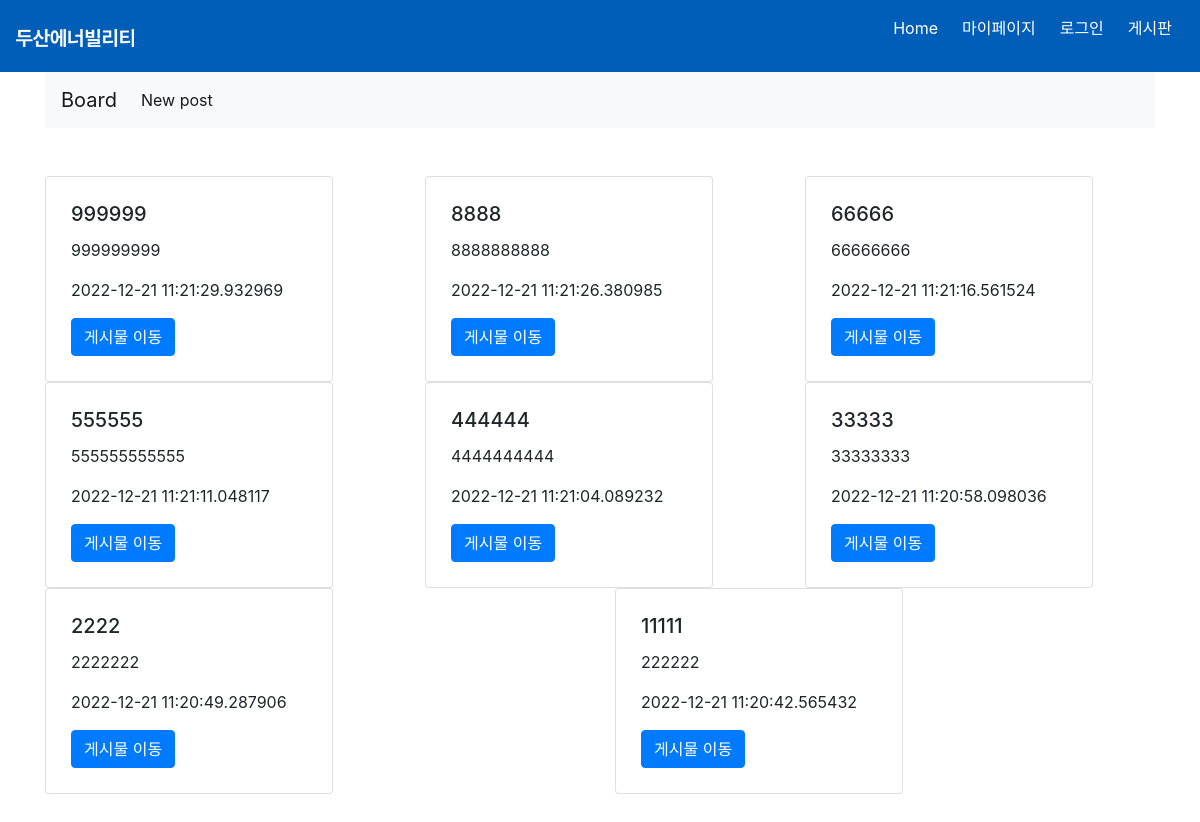
Page /board on the earlier database version.
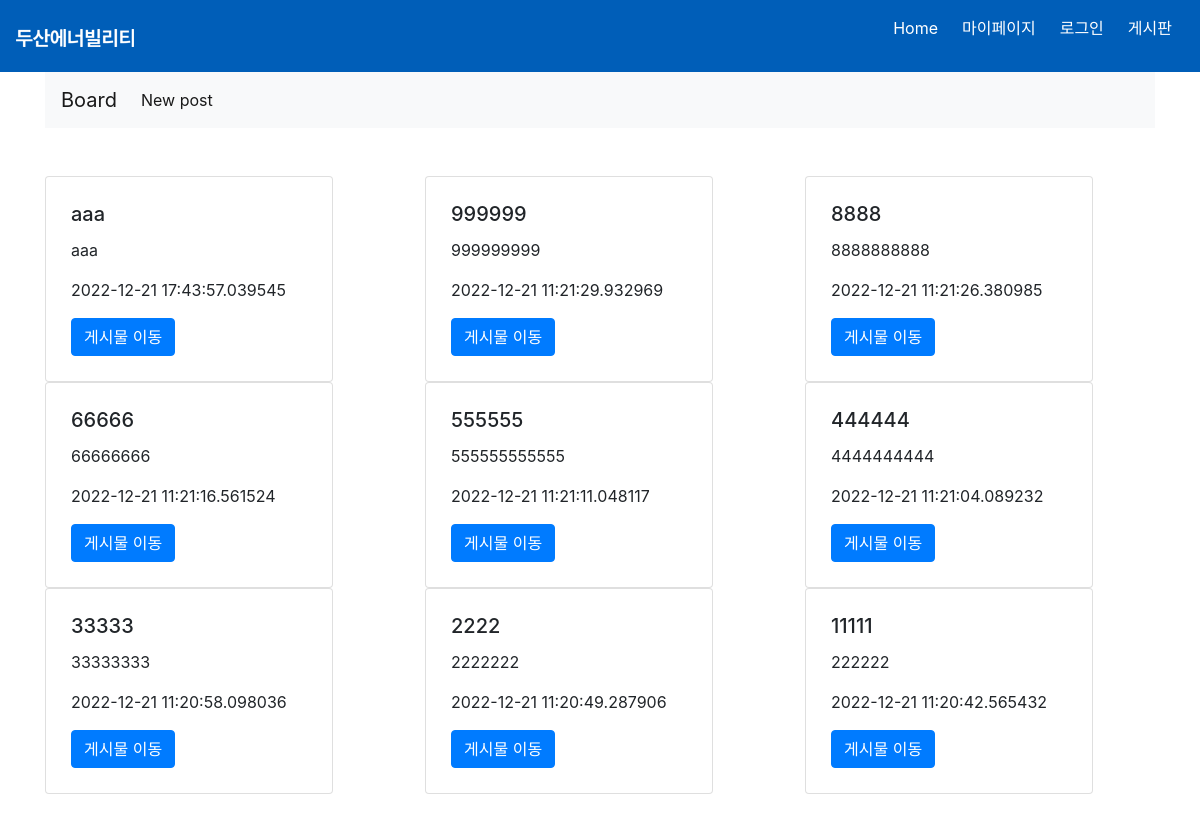
Same page on the later database version.
### website/models.py (models this page shows, shortened)
class Post(db.Model):
    __tablename__ = "posts"
    id = db.Column(db.Integer, primary_key=True)
    title = db.Column(db.String, nullable=False)
    content = db.Column(db.String, nullable=False)
    created_at = db.Column(db.DateTime)
    comments = db.relationship('Comment',backref='post')

### website/auth.py (the view)
@auth.route('/board', methods=['GET', 'POST'])
def board():
    posts = Post.query.order_by(desc(Post.created_at)).all()
    return render_template("board.html", posts=posts)

### website/templates/board.html
{% extends "base2.html" %}
{% block body_block %}
<br></br>
<div class='row'>
  {% for post in posts %}
    <div class="col-sm" style="padding-botto:5px">
      <div class="card" style="width: 18rem; padding:5px" >
        <div class="card-body">
          <h5 class="card-title">{{post.title}}</h5>
          <p class="card-text">{{post.content}}</p>
          <p class="card-text">{{post.created_at}}</p>
          <a href="/posts/{{post.id}}" class="btn btn-primary">게시물 이동</a>
        </div>
      </div>
    </div>
    <br>
  {% endfor %}
  </div>
  <br></br></br></br></br></br></br></br></br></br>
{% endblock %}

Differences in the rows shown:
added Post: title "aaa", content "aaa", created_at "2022-12-21 17:43:57.039545"
